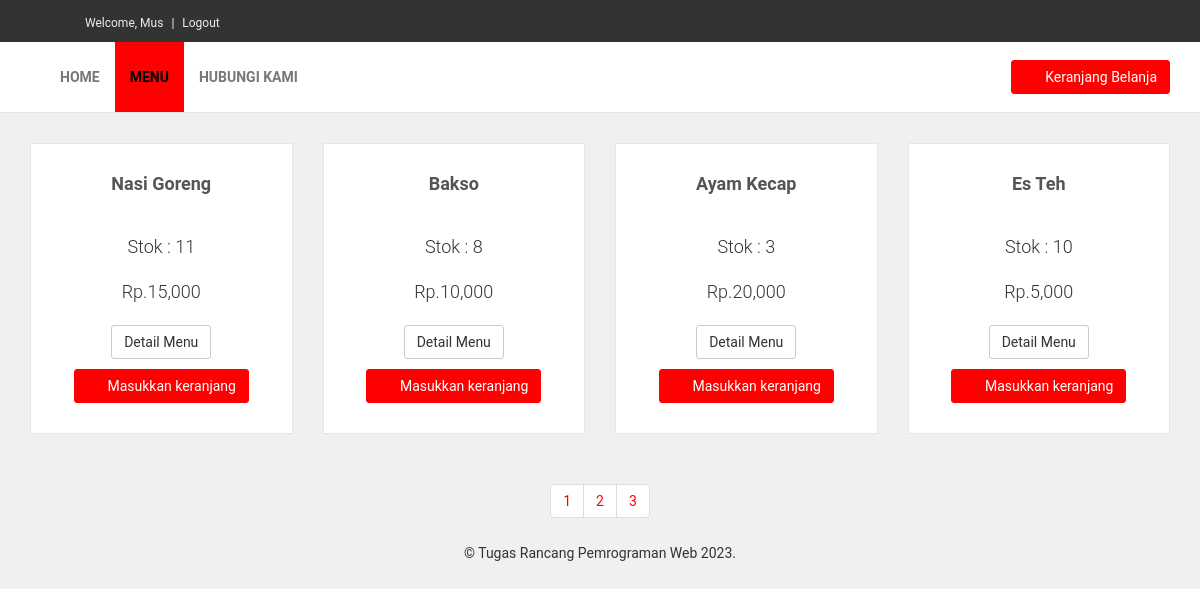
Page /all-menu.php (signed in) on the committed database.
### tables this page shows
CREATE TABLE `produk` (
  `id_produk` int(11) NOT NULL,
  `nama_produk` varchar(100) DEFAULT NULL,
  `harga_produk` int(11) DEFAULT NULL,
  `stok` int(11) DEFAULT NULL,
  `foto_produk` varchar(100) DEFAULT NULL,
  `deskripsi_produk` text DEFAULT NULL,
  `likes` int(11) NOT NULL,
  `id_warung` int(11) DEFAULT NULL
);

### all-menu.php (the view, shortened to what this page needs)
<?php
    include 'koneksi.php';
?>
<!DOCTYPE html>
<html lang="en">
<head>
    <link href="asset/css/font-awesome.css" rel="stylesheet">
    <link href="asset/css/bootstrap.min.css" rel="stylesheet">
    <link href="asset/css/animate.min.css" rel="stylesheet">
    <link href="asset/css/style.default.css" rel="stylesheet" id="theme-stylesheet">
</head>
<body>
 <div id="top">
    <div class="container">
        <div class="col-md-6" data-animate="fadeInDown">
            <ul class="menu">
                <li><a href="profile.php">Welcome, <?php echo $_SESSION['login']['nama_pelanggan']; ?></a>
                </li>
                <li><a href="logout.php">Logout</a>
                </li>
            </ul>
        </div>
    </div>
</div>
 <div class="navbar navbar-default yamm" role="navigation" id="navbar">
    <div class="container">
            <div class="navbar-collapse collapse" id="navigation">
                <ul class="nav navbar-nav navbar-left">
                    <li><a href="index.php">Home</a>
                    </li>
                    <li class="active"> <a href="all-menu.php">Menu</a>
                    </li>
                    <li> <a href="contact.php">Hubungi kami</a>
                    </li>
                </ul>
            </div>
            <div class="navbar-buttons">
                <?php
                    if (!$_SESSION['keranjang']) {
                    ?>
                        <div class="navbar-collapse collapse right" id="basket-overview">
                            <a href="cart.php" class="btn btn-primary navbar-btn"><i class="fa fa-shopping-cart"></i><span class="hidden-sm">Keranjang Belanja</span></a>
                        </div>
                    <?php
                    }
                ?>
            </div>
        </div>
    </div>
    <div id="all">
        <div id="content">
            <div class="container">
                <div class="col-md-15">
                    <div class="row products">
                        <?php
                        $halaman=4;
                        $page=isset($_GET["halaman"]) ? (int)$_GET["halaman"] : 1;
                        $mulai=($page>1) ? ($page*$halaman) - $halaman : 0;
                        $query=$conn->query("SELECT*FROM produk LIMIT $mulai, $halaman") OR die($conn->error);
                        $sql=$conn->query("SELECT*FROM produk");
                        $total=$sql -> num_rows;
                        $pages=ceil($total/$halaman);
                        while ($data=$query->fetch_assoc()) {
                            ?>
                            <div class="col-md-3 col-sm-4">
                                <div class="product">
                                    <div class="text">
                                        <h3><a href="detail_produk.php?id=<?php echo $data['id_produk']; ?>"><?php echo $data['nama_produk']; ?></a></h3>
                                        <p class="price">Stok : <?php echo $data['stok']; ?></p>
                                        <p class="price">Rp.<?php echo number_format($data['harga_produk']); ?></p>
                                        <p class="buttons">
                                            <a href="detail_produk.php?id=<?php echo $data['id_produk']; ?>" class="btn btn-default">Detail Menu</a>
                                            <a href="buy.php?id=<?php echo $data['id_produk']; ?>" class="btn btn-primary"><i class="fa fa-shopping-cart"></i>Masukkan keranjang</a>
                                        </p>
                                    </div>
                                </div>
                            </div>
                            <?php
                        }
                        ?>
                    </div>
                    <div class="pages">
                        <ul class="pagination">
                            <?php for($i=1; $i<=$pages; $i++){
                                ?>
                                <li><a href="?halaman=<?php echo $i; ?>"><?php echo $i; ?></a></li>
                                <?php
                            } ?>
                        </ul>
                    </div>
                </div>
            </div>
        </div>
</div>
<div class="footer">
		<center><p>&copy; Tugas Rancang Pemrograman Web 2023.</p></center>
</div>
</body>
</html>

### asset/css/style.default.css (style rules this page uses)
a, button { -webkit-transition: all 0.2s ease-out; -moz-transition: all 0.2s ease-out; transition: all 0.2s ease-out; }
a i.fa, button i.fa { margin: 0 5px; }
#top { background: #333; padding: 10px 0; }
#top a { color: #fff; }
#top ul.menu { padding-top: 5px; float: left; margin: 0; text-align: right; font-size: 12px; list-style: none; }
#top ul.menu > li { display: inline-block; }
#top ul.menu > li a { color: #eeeeee; }
#top ul.menu > li + li:before { content: "|\00a0"; padding: 0 5px; color: #f7f7f7; }
.navbar ul.nav > li > a { text-transform: uppercase; font-weight: bold; }
.navbar #basket-overview { padding: 0; }
#content .product { background: #fff; border: solid 1px #e6e6e6; -webkit-box-sizing: border-box; -moz-box-sizing: border-box; box-sizing: border-box; margin-bottom: 30px; }
#content .product .text { padding: 10px 10px 0; }
#content .product .text h3 { font-size: 18px; font-weight: 700; height: 39.6px; text-align: center; overflow: hidden; }
#content .product .text h3 a { color: #555555; }
#content .product .text p.price { font-size: 18px; text-align: center; font-weight: 300; }
#content .product .text .buttons { clear: both; text-align: center; }
#content .product .text .buttons .btn { margin-bottom: 10px; }
#content .pages { text-align: center; }
#content .pages .pagination { text-align: center; }
.yamm .nav, .yamm .collapse, .yamm .dropup, .yamm .dropdown { position: static; }
.yamm .container { position: relative; }
.nav { margin-bottom: 0; padding-left: 0; list-style: none; }
.nav > li > a { padding: 10px 15px; }
.navbar { font-family: "Roboto", Helvetica, Arial, sans-serif; min-height: 70px; margin-bottom: 30px; border: none; border-bottom: 1px solid transparent; }
@media (min-width: 768px) { .navbar { border-radius: 0; } }
.navbar-collapse { max-height: 340px; overflow-x: visible; padding-right: 15px; padding-left: 15px; }
@media (min-width: 768px) { .navbar-collapse { float: left; width: auto; border-top: 0; box-shadow: none; } }
@media (min-width: 768px) { .navbar-collapse.collapse { display: block !important; height: auto !important; padding-bottom: 0; overflow: visible !important; } }
@media (min-width: 768px) { .navbar-collapse.right { float: right; } }
.container > .navbar-header, .container-fluid > .navbar-header, .container > .navbar-collapse, .container-fluid > .navbar-collapse { margin-right: -15px; margin-left: -15px; }
@media (min-width: 768px) { .container > .navbar-header, .container-fluid > .navbar-header, .container > .navbar-collapse, .container-fluid > .navbar-collapse { margin-right: 0; margin-left: 0; } }
.navbar-nav { margin: 12.5px -15px; }
.navbar-nav > li > a { padding-top: 10px; padding-bottom: 10px; line-height: 20px; }
@media (min-width: 768px) { .navbar-nav { float: left; margin: 0; } }
@media (min-width: 768px) { .navbar-nav > li { float: left; } }
@media (min-width: 768px) { .navbar-nav > li > a { padding-top: 25px; padding-bottom: 25px; } }
.navbar-btn { margin-top: 18px; margin-bottom: 18px; }
.navbar-default { background-color: #ffffff; border-bottom-color: #e6e6e6; }
.navbar-default .navbar-nav > li > a { color: #777777; }
.navbar-default .navbar-nav > .active > a, .navbar-default .navbar-nav > .active > a:hover, .navbar-default .navbar-nav > .active > a:focus { color: black; background-color: red; }
.navbar-default .navbar-collapse { border-color: #e6e6e6; }
body { font-family: "Roboto", Helvetica, Arial, sans-serif; font-size: 14px; line-height: 1.42857143; color: #333333; background-color: #f0f0f0; }
a { color: red; text-decoration: none; }
.btn { font-weight: normal; font-family: "Roboto", Helvetica, Arial, sans-serif; padding: 6px 12px; font-size: 14px; line-height: 1.42857143; border-radius: 3px; }
.btn-primary { color: #ffffff; background-color: red; border-color: red; }
.pagination { margin: 20px 0; font-family: "Roboto", Helvetica, Arial, sans-serif; border-radius: 0; }
.pagination > li > a, .pagination > li > span { padding: 6px 12px; line-height: 1.42857143; text-decoration: none; color: red; background-color: #ffffff; border: 1px solid #dddddd; }
h1, h2, h3, h4, h5, h6, .h1, .h2, .h3, .h4, .h5, .h6 { font-family: inherit; font-weight: 500; line-height: 1.1; color: inherit; }
h1, .h1, h2, .h2, h3, .h3 { margin-top: 20px; margin-bottom: 20px; }
p, ul, ol { margin: 0 0 20px; }

### rows in the picture
produk: nama_produk "Nasi Goreng", stok "11", harga_produk "15,000"
produk: nama_produk "Bakso", stok "8", harga_produk "10,000"
produk: nama_produk "Ayam Kecap", stok "3", harga_produk "20,000"
produk: nama_produk "Es Teh", stok "10", harga_produk "5,000"

### other values in the picture
$_SESSION['login']['nama_pelanggan'] "Mus"
